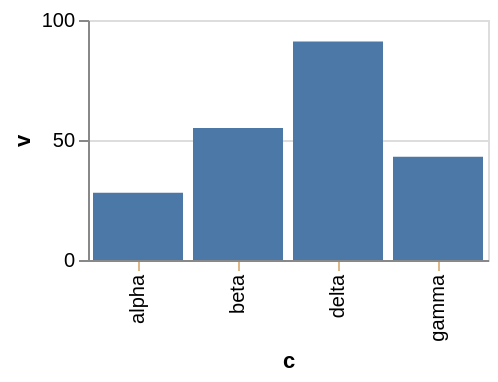

The Vega-Lite source for this figure:
### Vega-Lite specification from a JSON file in a GitHub repository (floating-point values rounded to 4 significant figures)
{"$schema": "https://vega.github.io/schema/vega-lite/v6.json", "width": 200, "height": 120, "data": {"values": [{"c": "alpha", "v": 28, "w": 3, "t": "2024-01-07"}, {"c": "beta", "v": 55, "w": 7, "t": "2024-03-19"}, {"c": "gamma", "v": 43, "w": 5, "t": "2024-06-02"}, {"c": "delta", "v": 91, "w": 9, "t": "2024-09-11"}]}, "mark": "bar", "encoding": {"x": {"field": "c", "type": "nominal", "axis": {"tickColor": "burlywood"}}, "y": {"field": "v", "type": "quantitative"}}}
